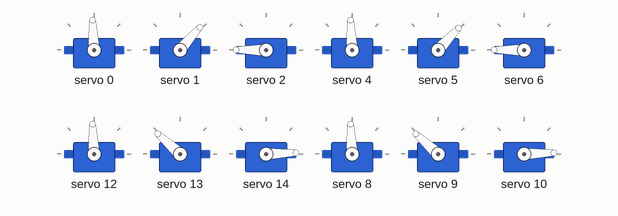
Recording of a program running on a simulated ESP32. Shown: 12 × servo. What the program prints to the serial monitor is not drawn.

Above: at 0.23 s.
At 2.96 s:
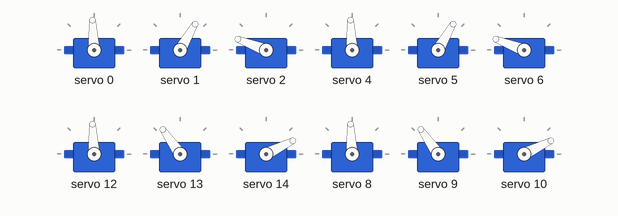
At 8.1 s:
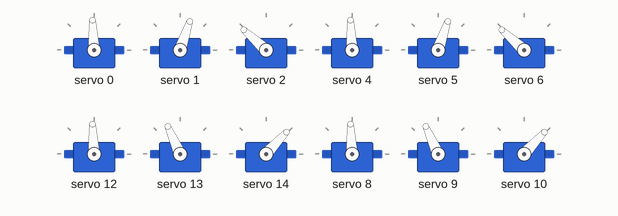
At 21.08 s:
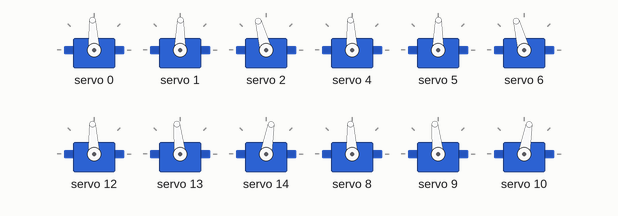
At 27.67 s:
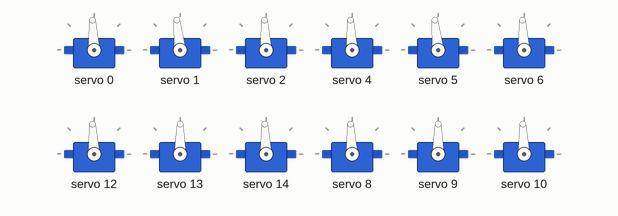
At 39.52 s:
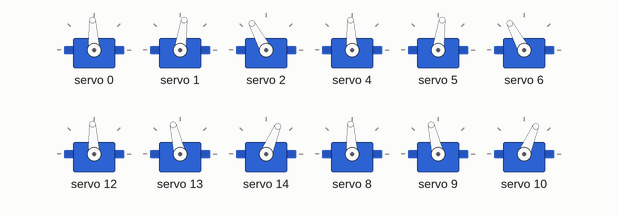
Timing chart, 0 to 40.0 s (numbered marks = the images above):
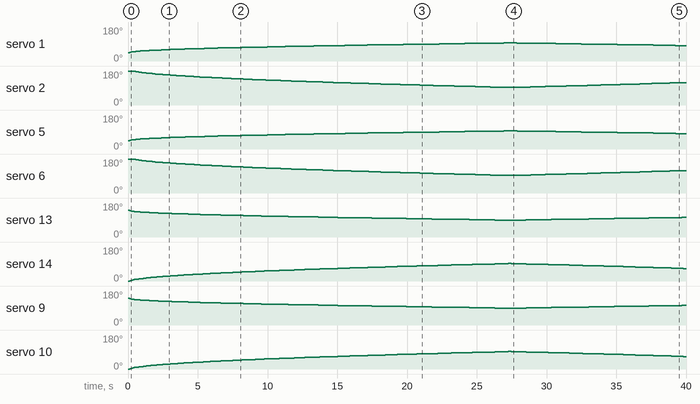

Measured:
- by itself, servo 1: rises from 44° to 96° in 26.8 s, then falls to 81° in 13.1 s
- by itself, servo 2: 180° → 179° at 0.34 s, → 178° 0.10 s later, → 176° 0.11 s later, → 175° 0.11 s later, … (112 changes in this stretch)
- by itself, servo 5: rises from 44° to 96° in 26.8 s, then falls to 82° in 12.3 s
- by itself, servo 6: 180° → 179° at 0.34 s, → 178° 0.11 s later, → 176° 0.11 s later, → 175° 0.11 s later, … (112 changes in this stretch)
- by itself, servo 13: 141° → 138° at 0.12 s, → 137° 0.11 s later, → 136° 0.11 s later, → 135° 0.11 s later, … (65 changes in this stretch)
- by itself, servo 14, servo 10: rises from 0° to 93° in 27.1 s, then falls to 66° in 12.5 s
- by itself, servo 9: 141° → 138° at 0.12 s, → 137° 0.11 s later, → 136° 0.11 s later, → 135° 0.11 s later, … (65 changes in this stretch)

The program:

main.cpp
```cpp
#include <Arduino.h>
#include <ESP32Servo.h>
#include "GlobalVars.h"
#include "InverseKinematics.h"
#include "Leg.h"
#include <Adafruit_PWMServoDriver.h>
#include <Wire.h>

#define SERVOMIN 500 // this is the 'minimum' pulse length count (out of 4096)
#define SERVOMAX 2500 // this is the 'maximum' pulse length count (out of 4096)

double upperLegLength = 124;
double lowerLegLength = 138;
double bodyWidth = 10;
double bodyLength = 10;

Coordinates dogCoords = {0,0,0};
Legs legs;
InverseKinematics inverseKinematics(upperLegLength, lowerLegLength, bodyWidth, bodyLength, SERVOMIN, SERVOMAX);
Adafruit_PWMServoDriver servos = Adafruit_PWMServoDriver();
Leg leg(SERVOMIN, SERVOMAX, 60);

double minLength = sqrt(pow(upperLegLength, 2) + pow(lowerLegLength, 2));

void setup() {
  Serial.begin(9600);
  leg.initLeg();
  delay(10);
  // put your setup code here, to run once:
}

void loop() {
  for (double i = upperLegLength+lowerLegLength; i>=sqrt(pow(upperLegLength, 2) + pow(lowerLegLength,2)); i-=0.3)
  {
    inverseKinematics.getLocalXYZ(0, 0, i, 0, 0, 0, &legs);
    leg.legControl(legs);
    delay(100);
  }
  for (double i = sqrt(pow(upperLegLength, 2) + pow(lowerLegLength,2)); i<=upperLegLength+lowerLegLength; i+=0.3)
  {
    inverseKinematics.getLocalXYZ(0, 0, i, 0, 0, 0, &legs);

    leg.legControl(legs);
    delay(100);
  }

}
```

GlobalVars.h
```cpp
#ifndef GLOBALVARS_H
#define GLOBALVARS_H

#include <Arduino.h>

struct JointAngles
{
    double shoulderAngle;
    double hipAngle;
    double kneeAngle;
};

struct Coordinates
{
    double x;
    double y;
    double z;
};

struct Legs
{
    int rearRightPins[3] = {0,1,2};
    Coordinates rearRightCoords = {0,0,0};
    double rearRightAngleOffsets[3] = {0, 0, 0};

    int frontRightPins[3] = {4,5,6};
    Coordinates frontRightCoords = {0,0,0};
    double frontRightAngleOffsets[3] = {0 , PI/2, 0};

    int frontLeftPins[3] = {8,9,10};
    Coordinates frontLeftCoords = {0,0,0};
    double frontLeftAngleOffsets[3] = {0 , PI/2, 0};

    int rearLeftPins[3] = {12,13,14};
    Coordinates rearLeftCoords = {0,0,0};
    double rearLeftAngleOffsets[3] = {0 , PI/2, 0};
};


#endif
```

InverseKinematics.h
```cpp
#ifndef INVERSEKINEMATICS_H
#define INVERSEKINEMATICS_H

#include "GlobalVars.h"

class InverseKinematics
{
    public:
        InverseKinematics(double upper_leg_length, double lower_leg_length, double body_width, double body_length, int servo_min, int servo_max);
        void getLocalXYZ(double x, double y, double z, double rotX, double rotY, double rotZ, Legs *legs);
        long getMicroseconds(double angle);
        JointAngles getJointAngles(double x, double y, double z);
    private:
        double upperLegLength;
        double lowerLegLength;
        double bodyWidth;
        double bodyLength;
        int servoMin;
        int servoMax;
        void rotXOffset(Legs legs, double rotX);
        void rotYOffset(Legs legs, double rotY);
        void rotZOffset(Legs legs, double rotZ);        // Still under testing
        double shoulderJointAngle(double x, double z);
        double getLegLength(double x, double y, double z);
        double hipJointAngle(double length);
        double kneeJointAngle(double length);

};

#endif
```

Leg.h
```cpp
#ifndef LEG_H
#define LEG_H

#include "GlobalVars.h"
#include "InverseKinematics.h"
#include <ESP32Servo.h>

extern InverseKinematics inverseKinematics;
extern Servo servo[12];

class Leg
{
    public:
        Leg(int min_servo_microseconds, int max_servo_microseconds, int pwm_freq);
        void initLeg();
        void legControl(Legs legData);
    private:
        int minServoMicroseconds;
        int maxServoMicroseconds;
        int pwmFreq;
        void writeServo(int servoNum, double servoAngle);
        void localLegControl(Coordinates *coords, double (&angleOffsets)[3], int (&pins)[3]);
};


#endif
```

InverseKinematics.cpp
```cpp
#include "InverseKinematics.h"
#include "GlobalVars.h"
#include <math.h>

InverseKinematics::InverseKinematics(double upper_leg_length, double lower_leg_length, double body_width, double body_length, int servo_min, int servo_max)
{
    this->upperLegLength = upper_leg_length;
    this->lowerLegLength = lower_leg_length;
    this->bodyLength = body_length;
    this->bodyWidth = body_width;
    this->servoMin = servo_min;
    this->servoMax = servo_max;
}

void InverseKinematics::getLocalXYZ(double x, double y, double z, double rotX, double rotY, double rotZ, Legs *legs)
{
    legs->rearRightCoords.x = x;
    legs->rearRightCoords.y = y;
    legs->rearRightCoords.z = z;

    legs->frontRightCoords.x = x;
    legs->frontRightCoords.y = y;
    legs->frontRightCoords.z = z;

    legs->rearLeftCoords.x = x;
    legs->rearLeftCoords.y = y;
    legs->rearLeftCoords.z = z;

    legs->frontLeftCoords.x = x;
    legs->frontLeftCoords.y = y;
    legs->frontLeftCoords.z = z;
}

JointAngles InverseKinematics::getJointAngles(double x, double y, double z)
{
    JointAngles jointAngles;
    double length = getLegLength(x, y, z);
    jointAngles.shoulderAngle = shoulderJointAngle(x, z);
    jointAngles.hipAngle = hipJointAngle(length);
    jointAngles.kneeAngle = kneeJointAngle(length);
    return jointAngles;
}


// Rotation offset is still being tested. Very likely broken.
void InverseKinematics::rotXOffset(Legs legs, double rotX)
{
    double zOffset = bodyWidth/2 * sin(rotX);
    double yOffset = bodyWidth/2 - bodyWidth/2 * cos(rotX);

    legs.frontLeftCoords.z += zOffset;
    legs.frontLeftCoords.y -= yOffset;

    legs.rearLeftCoords.z += zOffset;
    legs.rearLeftCoords.y -= yOffset;

    legs.frontRightCoords.z -= zOffset;
    legs.frontRightCoords.y += yOffset;

    legs.rearLeftCoords.z -= zOffset;
    legs.frontLeftCoords.y += yOffset;
}

void InverseKinematics::rotYOffset(Legs legs, double rotY)
{
    double zOffset = bodyWidth/2 * sin(rotY);
    double xOffset = bodyWidth/2 - bodyWidth/2 * cos(rotY);

    legs.frontLeftCoords.z += zOffset;
    legs.frontLeftCoords.x -= xOffset;

    legs.rearLeftCoords.z += zOffset;
    legs.rearLeftCoords.x -= xOffset;

    legs.frontRightCoords.z -= zOffset;
    legs.frontRightCoords.x += xOffset;

    legs.rearLeftCoords.z -= zOffset;
    legs.frontLeftCoords.x += xOffset;
}

void InverseKinematics::rotZOffset(Legs legs, double rotZ)
{
    double xOffset = bodyWidth/2 * sin(rotZ);
    double yOffset = bodyWidth/2 - bodyWidth/2 * cos(rotZ);

    legs.frontLeftCoords.x += xOffset;
    legs.frontLeftCoords.y -= yOffset;

    legs.rearLeftCoords.x -= xOffset;
    legs.rearLeftCoords.y -= yOffset;

    legs.frontRightCoords.x += xOffset;
    legs.frontRightCoords.y += yOffset;

    legs.rearLeftCoords.x -= xOffset;
    legs.frontLeftCoords.y += yOffset;
}

double InverseKinematics::shoulderJointAngle(double x, double z)
{
    double angle = atan(z/x);
    return angle;
}

double InverseKinematics::getLegLength(double x, double y, double z)
{
    double length = sqrt(pow(x, 2) + pow(y, 2) + pow(z, 2));
    return length;
}

double InverseKinematics::hipJointAngle(double length)
{
    double angle = acos((pow(length, 2) + pow(upperLegLength, 2) - pow(lowerLegLength, 2)) / (2 * upperLegLength * length));
    return angle;
}

double InverseKinematics::kneeJointAngle(double length)
{
    double angle = acos((pow(upperLegLength, 2) + pow(lowerLegLength, 2) - pow(length, 2)) / (2 * upperLegLength * lowerLegLength));
    return angle;
}

long InverseKinematics::getMicroseconds(double Angle)
{
    double microseconds = ((this->servoMax - this->servoMin) * (Angle) / (PI)) + this->servoMin;
    return microseconds;
}
```

Leg.cpp
```cpp
#include <Arduino.h>
#include <Adafruit_PWMServoDriver.h>
#include "GlobalVars.h"
#include "InverseKinematics.h"
#include "Leg.h"

extern Adafruit_PWMServoDriver servos;
extern InverseKinematics inverseKinematics;

Leg::Leg(int min_servo_microseconds, int max_servo_microseconds, int pwm_freq)
{
    this->minServoMicroseconds = min_servo_microseconds;
    this->maxServoMicroseconds = max_servo_microseconds;
    this->pwmFreq = pwm_freq;
}

void Leg::initLeg()
{
    Serial.println("Initializing Legs");
    servos.begin();
    servos.setPWMFreq(this->pwmFreq);

}

void Leg::legControl(Legs legData)
{
    JointAngles jointAngles = inverseKinematics.getJointAngles(legData.rearRightCoords.x, legData.rearRightCoords.y, legData.rearRightCoords.z);
    double shoulderAngle = jointAngles.shoulderAngle;
    double hipAngle = jointAngles.hipAngle + PI/4;
    double kneeAngle = jointAngles.kneeAngle;
    writeServo(legData.rearRightPins[0], shoulderAngle);
    writeServo(legData.rearRightPins[1], hipAngle);
    writeServo(legData.rearRightPins[2], kneeAngle);


    jointAngles = inverseKinematics.getJointAngles(legData.frontRightCoords.x, legData.frontRightCoords.y, legData.frontRightCoords.z);
     shoulderAngle = jointAngles.shoulderAngle;
     hipAngle = jointAngles.hipAngle + PI/4;
     kneeAngle = jointAngles.kneeAngle;
    writeServo(legData.frontRightPins[0], shoulderAngle);
    writeServo(legData.frontRightPins[1], hipAngle);
    writeServo(legData.frontRightPins[2], kneeAngle);


    jointAngles = inverseKinematics.getJointAngles(legData.rearLeftCoords.x, legData.rearLeftCoords.y, legData.rearLeftCoords.z);
    shoulderAngle = jointAngles.shoulderAngle;
    hipAngle = PI - (jointAngles.hipAngle + PI/4);
    kneeAngle = PI - jointAngles.kneeAngle;
    writeServo(legData.rearLeftPins[0], shoulderAngle);
    writeServo(legData.rearLeftPins[1], hipAngle);
    writeServo(legData.rearLeftPins[2], kneeAngle);

    jointAngles = inverseKinematics.getJointAngles(legData.frontLeftCoords.x, legData.frontLeftCoords.y, legData.frontLeftCoords.z);
    shoulderAngle = jointAngles.shoulderAngle;
    hipAngle = PI - (jointAngles.hipAngle + PI/4);
    kneeAngle = PI - jointAngles.kneeAngle;
    writeServo(legData.frontLeftPins[0], shoulderAngle);
    writeServo(legData.frontLeftPins[1], hipAngle);
    writeServo(legData.frontLeftPins[2], kneeAngle);
}

void Leg::localLegControl(Coordinates *coords, double (&angleOffsets)[3], int (&pins)[3])
{
    JointAngles jointAngles = inverseKinematics.getJointAngles(coords->x, coords->y, coords->z);
    double shoulderAngle = jointAngles.shoulderAngle + angleOffsets[0];
    double hipAngle = jointAngles.hipAngle + angleOffsets[1];
    double kneeAngle = jointAngles.kneeAngle + angleOffsets[2];
    writeServo(pins[0], shoulderAngle);
    writeServo(pins[1], hipAngle);
    writeServo(pins[2], kneeAngle);
}

void Leg::writeServo(int servoNum, double servoAngle)
{
    servos.writeMicroseconds(servoNum, inverseKinematics.getMicroseconds(servoAngle));
}
```
